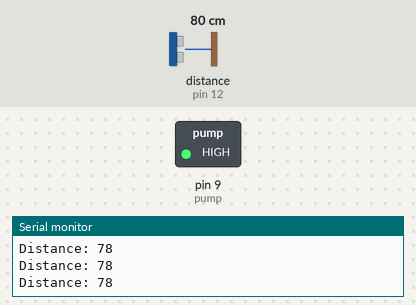
Recording of a sketch running on a simulated Arduino Uno, built with avr-gcc and run on an emulated ATmega328P. Shown: switched loads named in the sketch (green lamp = pin HIGH), the last lines printed to the serial monitor. Wiring (inferred from the names in the program): ultrasonic range finder: trigger pin 11; echo pin 12. Inputs (shaded band) come from the test bench; at power-on: distance to the obstacle (sensor on pin 12) 80 cm. The echo pulse lasts 58.3 µs per cm; pins used as bus, display or sensor lines are not drawn.

Above: at 1.2 s.
1.3 s: distance to the obstacle (sensor on pin 12) set to 8 cm
4.3 s: distance to the obstacle (sensor on pin 12) set to 5 cm
At 5.2 s:
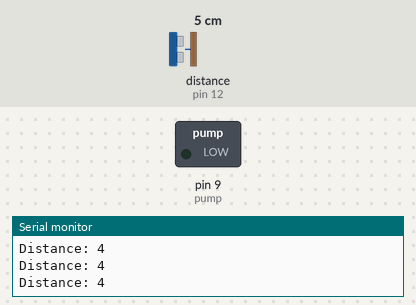
5.8 s: distance to the obstacle (sensor on pin 12) set to 14 cm
7.3 s: distance to the obstacle (sensor on pin 12) set to 19 cm
At 8.7 s:
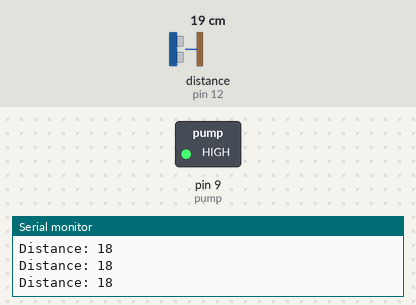
Timing chart, 0 to 9.8 s (numbered marks = the images above; inputs shaded):
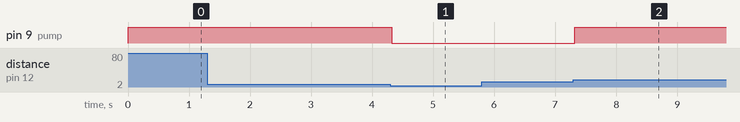

Measured:
- the behaviour switches between 7 and 6 cm on distance to the obstacle (sensor on pin 12) (found by bisection; images 0 and 1)
- the behaviour switches between 16 and 17 cm on distance to the obstacle (sensor on pin 12) (found by bisection; images 1 and 2)
- after the input at 4.3 s, pin 9 (pump): HIGH → LOW at once
- after the input at 7.3 s, pin 9 (pump): LOW → HIGH at once

The sketch:

Chauka_ultrasonic.ino
```cpp
//define Pins
int pump = 9;
int trigPin = 11;
int echoPin = 12;


// defines variables
long duration;
int distance;

void setup() {
  //Sets the Led as an Output
  pinMode(pump, OUTPUT);

  // Sets the trigPin as an Output
  pinMode(trigPin, OUTPUT);

  // Sets the echoPin as an Input
  pinMode(echoPin, INPUT);

  // Starts the serial communication
  Serial.begin(9600);
}

void loop() {
  // Clears the trigPin
  digitalWrite(trigPin, LOW);
  delayMicroseconds(2);

  // Sets the trigPin on HIGH state for 10 micro seconds
  digitalWrite(trigPin, HIGH);
  delayMicroseconds(10);
  digitalWrite(trigPin, LOW);

  // Reads the echoPin, returns the sound wave travel time in microseconds
  duration = pulseIn(echoPin, HIGH);

  // Calculating the distance
  distance = duration * 0.034 / 2;

  // Prints the distance on the Serial Monitor
  Serial.print("Distance: ");
  Serial.println(distance);

  if (distance >= 16) { // Change Distance according to Ultrasonic Sensor Placement
    digitalWrite (pump , HIGH );
  }
  else if (distance <= 5) {
    digitalWrite (pump, LOW );
  }
}
```
